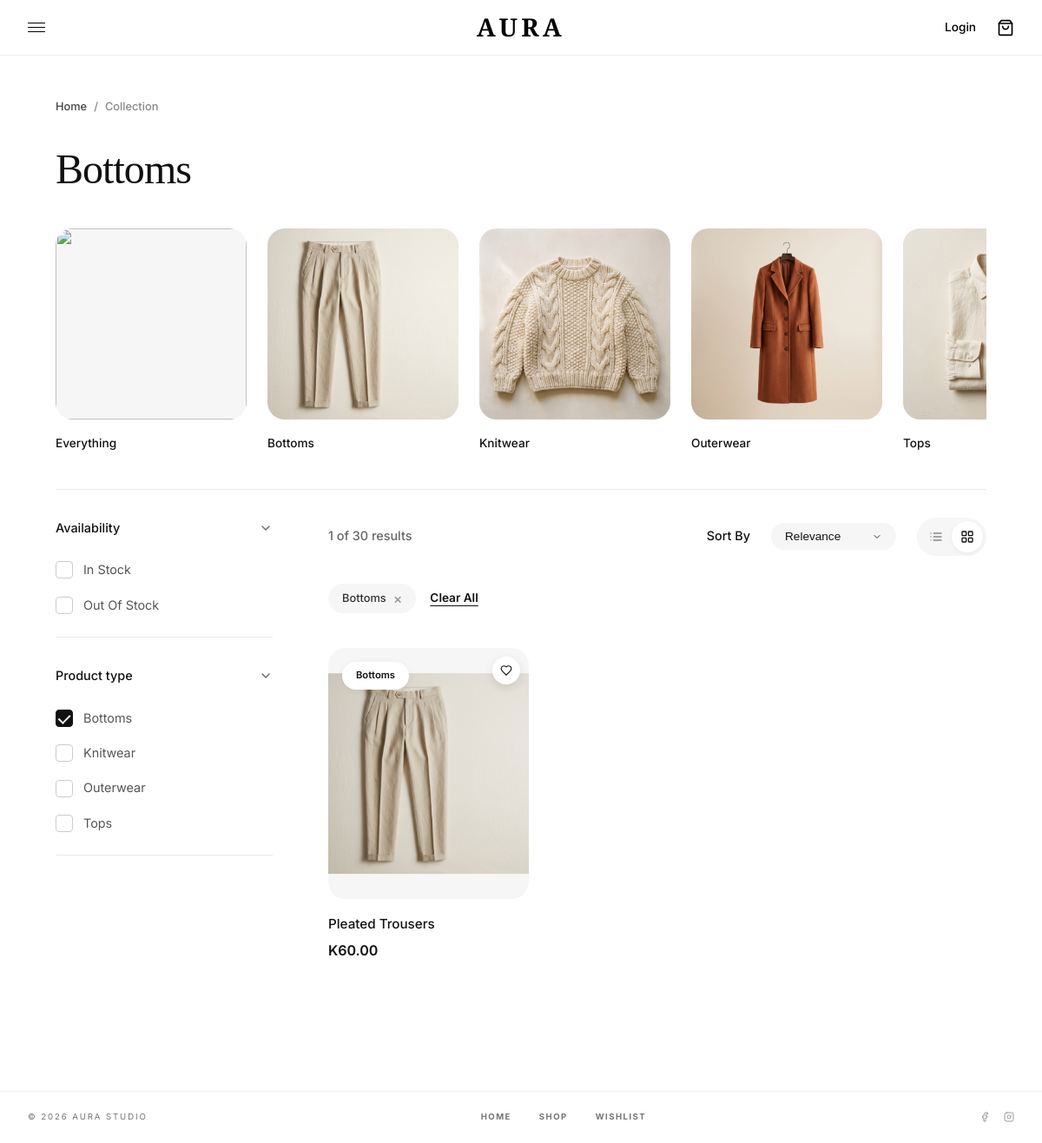
/shop.php?category=bottoms, run on the app's committed database.
### tables this page shows
CREATE TABLE `categories` (
    `id` INT AUTO_INCREMENT PRIMARY KEY,
    `name` VARCHAR(100) NOT NULL,
    `slug` VARCHAR(100) NOT NULL UNIQUE,
    `description` TEXT,
    `image` VARCHAR(255),
    `created_at` TIMESTAMP DEFAULT CURRENT_TIMESTAMP
);

CREATE TABLE `products` (
    `id` INT AUTO_INCREMENT PRIMARY KEY,
    `category_id` INT,
    `name` VARCHAR(255) NOT NULL,
    `slug` VARCHAR(255) NOT NULL UNIQUE,
    `description` TEXT,
    `price` DECIMAL(10, 2) NOT NULL,
    `stock` INT NOT NULL DEFAULT 0,
    `sizes` VARCHAR(255),  
    `image` VARCHAR(255),
    `is_featured` BOOLEAN DEFAULT FALSE,
    `created_at` TIMESTAMP DEFAULT CURRENT_TIMESTAMP,
    FOREIGN KEY (`category_id`) REFERENCES `categories`(`id`) ON DELETE SET NULL
);

### includes/auth.php (called while the page is built, shortened)
<?php
function isLoggedIn() {
    return isset($_SESSION['user_id']);
}

### includes/functions.php (called while the page is built, shortened)
<?php
function formatPrice($price) {
    return 'K' . number_format((float)$price, 2, '.', '');
}
function isInWishlist($productId) {
    if (!isLoggedIn()) return false;
    global $pdo;
    $stmt = $pdo->prepare("SELECT 1 FROM wishlist WHERE user_id = ? AND product_id = ?");
    $stmt->execute([getCurrentUserId(), $productId]);
    return (bool)$stmt->fetch();
}

### shop.php (the view, shortened to what this page needs)
<?php
require_once __DIR__ . '/includes/header.php';
$sort = $_GET['sort'] ?? 'newest';
$minPrice = isset($_GET['min_price']) && is_numeric($_GET['min_price']) ? (float)$_GET['min_price'] : null;
$maxPrice = isset($_GET['max_price']) && is_numeric($_GET['max_price']) ? (float)$_GET['max_price'] : null;
$inStockOnly = isset($_GET['in_stock']) && $_GET['in_stock'] === '1';
$whereClauses = [];
$params = [];
$categorySlugs = (isset($_GET['category']) && !empty($_GET['category'])) ? (is_array($_GET['category']) ? $_GET['category'] : [$_GET['category']]) : [];
$categoryName = "All Products";
if (!empty($categorySlugs)) {
    $placeholders = implode(',', array_fill(0, count($categorySlugs), '?'));
    $whereClauses[] = "category_id IN (SELECT id FROM categories WHERE slug IN ($placeholders))";
    foreach($categorySlugs as $slug) {
        $params[] = $slug;
    }
    if (count($categorySlugs) === 1) {
        $stmt = $pdo->prepare("SELECT name FROM categories WHERE slug = ?");
        $stmt->execute([$categorySlugs[0]]);
        $categoryName = $stmt->fetchColumn() ?: "Collection";
    } else {
        $categoryName = "Filtered Pieces";
    }
}
$whereSql = "";
if (!empty($whereClauses)) {
    $whereSql = "WHERE " . implode(" AND ", $whereClauses);
}
$orderBy = "ORDER BY created_at DESC";
$query = "SELECT p.*, c.name as category_name, c.slug as category_slug FROM products p LEFT JOIN categories c ON p.category_id = c.id $whereSql $orderBy";
$stmt = $pdo->prepare($query);
$stmt->execute($params);
$products = $stmt->fetchAll();
$stmtCat = $pdo->query("SELECT * FROM categories ORDER BY name ASC");
$allCategories = $stmtCat->fetchAll();
?>
<link rel="stylesheet" href="/assets/css/shop.css">
<div class="shop-container">
    <div class="shop-breadcrumb">
        <a href="/index.php">Home</a>
        <span class="separator">/</span>
        <span>Collection</span>
    </div>
    <h1 class="shop-title-m"><?= htmlspecialchars($categoryName) ?></h1>
    <div class="shop-categories-wrap">
        <a href="/shop.php" class="shop-category-card">
            <div class="shop-category-img-wrap img-fit-cover">
                <img src="/assets/images/placeholder.jpg">
            </div>
            <span class="shop-category-name">Everything</span>
        </a>
        <?php foreach($allCategories as $cat):
            $catImage = $cat['image'] ? '/uploads/' . $cat['image'] : '/assets/images/placeholder.jpg';
            if ($cat['slug'] === 'tops') $catImage = '/uploads/linen-shirt.jpg';
            if ($cat['slug'] === 'bottoms') $catImage = '/uploads/pleated-trousers.jpg';
            if ($cat['slug'] === 'outerwear') $catImage = '/uploads/wool-coat.jpg';
            if ($cat['slug'] === 'knitwear') $catImage = '/uploads/knit-sweater.jpg';
        ?>
            <a href="/shop.php?category=<?= $cat['slug'] ?>" class="shop-category-card">
                <div class="shop-category-img-wrap img-fit-cover">
                    <img src="<?= $catImage ?>">
                </div>
                <span class="shop-category-name"><?= htmlspecialchars($cat['name']) ?></span>
            </a>
        <?php endforeach; ?>
    </div>
    <div class="shop-layout">
        <aside class="shop-sidebar">
            <form action="/shop.php" method="GET" id="shop-filter-form">
                <div class="filter-group">
                    <div class="filter-header" onclick="this.nextElementSibling.classList.toggle('hidden')">
                        <span>Availability</span>
                        <svg class="filter-icon" xmlns="http://www.w3.org/2000/svg" viewBox="0 0 24 24" fill="none" stroke="currentColor" stroke-width="2" stroke-linecap="round" stroke-linejoin="round"><path d="m6 9 6 6 6-6"/></svg>
                    </div>
                    <div class="filter-options">
                        <label class="filter-checkbox-label">
                            <input type="checkbox" name="in_stock" value="1" <?= $inStockOnly ? 'checked' : '' ?> onchange="this.form.submit()">
                            <span>In Stock</span>
                        </label>
                        <label class="filter-checkbox-label">
                            <input type="checkbox">
                            <span>Out Of Stock</span>
                        </label>
                    </div>
                </div>
                <div class="filter-group">
                    <div class="filter-header" onclick="this.nextElementSibling.classList.toggle('hidden')">
                        <span>Product type</span>
                        <svg class="filter-icon" xmlns="http://www.w3.org/2000/svg" viewBox="0 0 24 24" fill="none" stroke="currentColor" stroke-width="2" stroke-linecap="round" stroke-linejoin="round"><path d="m6 9 6 6 6-6"/></svg>
                    </div>
                    <div class="filter-options">
                        <?php foreach($allCategories as $c): ?>
                            <label class="filter-checkbox-label">
                                <input type="checkbox" name="category[]" value="<?= htmlspecialchars($c['slug']) ?>" <?= in_array($c['slug'], $categorySlugs) ? 'checked' : '' ?> onchange="this.form.submit()">
                                <span><?= htmlspecialchars($c['name']) ?></span>
                            </label>
                        <?php endforeach; ?>
                    </div>
                </div>
            </form>
        </aside>
        <main class="shop-main">
            <div class="shop-controls">
                <span class="shop-results-count"><?= count($products) ?> of 30 results</span>
                <div class="shop-sort-wrap">
                    <span class="shop-sort-label">Sort By</span>
                    <select form="shop-filter-form" name="sort" onchange="this.form.submit()" class="shop-sort-select">
                        <option value="newest" <?= $sort === 'newest' ? 'selected' : '' ?>>Relevance</option>
                    </select>
                    <div class="shop-view-toggles">
                        <div class="view-toggle-btn">
                        </div>
                        <div class="view-toggle-btn active">
                        </div>
                    </div>
                </div>
            </div>
            <div class="active-filters">
                <?php foreach($categorySlugs as $slug):
                    $currName = "";
                    foreach($allCategories as $ac) if($ac['slug'] === $slug) $currName = $ac['name'];
                ?>
                    <div class="active-filter-chip"><?= htmlspecialchars($currName) ?> <span onclick="window.location='/shop.php?<?= http_build_query(array_diff_key($_GET, ['category' => ''])) . '&' . http_build_query(['category' => array_diff($categorySlugs, [$slug])]) ?>'">×</span></div>
                <?php endforeach; ?>
                <?php if(!empty($categorySlugs) || $inStockOnly || $minPrice || $maxPrice): ?>
                    <a href="/shop.php" class="clear-filters-btn">Clear All</a>
                <?php endif; ?>
            </div>
            <?php if(empty($products)): ?>
                <div class="empty-state">
                    <h3>No matching pieces</h3>
                    <p>Try broadening your selection to find what you're looking for.</p>
                    <a href="/shop.php" class="btn btn-primary" style="border-radius:99px; padding: 1rem 2rem;">Clear All Filters</a>
                </div>
            <?php else: ?>
                <div class="shop-product-grid">
                    <?php foreach($products as $product): ?>
                        <a href="/product.php?id=<?= $product['id'] ?>" class="shop-product-card">
                            <div class="shop-product-img-wrap">
                                <img src="<?= $product['image'] ? '/uploads/' . htmlspecialchars($product['image']) : '/assets/images/placeholder.jpg' ?>" alt="<?= htmlspecialchars($product['name']) ?>">
                                <div class="shop-product-badge"><?= htmlspecialchars($product['category_name']) ?></div>
                                <div class="wishlist-toggle-shop <?= isInWishlist($product['id']) ? 'active' : '' ?>"
                                     data-id="<?= $product['id'] ?>"
                                     style="position: absolute; top: 10px; right: 10px; z-index: 20; background: white; width: 32px; height: 32px; border-radius: 50%; display: flex; align-items: center; justify-content: center; box-shadow: 0 4px 12px rgba(0,0,0,0.1); cursor: pointer; transition: all 0.3s ease;">
                                    <svg xmlns="http://www.w3.org/2000/svg" width="14" height="14" viewBox="0 0 24 24" fill="<?= isInWishlist($product['id']) ? 'currentColor' : 'none' ?>" stroke="currentColor" stroke-width="2" stroke-linecap="round" stroke-linejoin="round" style="color: <?= isInWishlist($product['id']) ? '#ff4757' : '#1a1a1a' ?>;"><path d="M19 14c1.49-1.46 3-3.21 3-5.5A5.5 5.5 0 0 0 16.5 3c-1.76 0-3 .5-4.5 2-1.5-1.5-2.74-2-4.5-2A5.5 5.5 0 0 0 2 8.5c0 2.3 1.5 4.05 3 5.5l7 7Z"></path></svg>
                                </div>
                            </div>
                            <span class="shop-product-title"><?= htmlspecialchars($product['name']) ?></span>
                            <span class="shop-product-price"><?= formatPrice($product['price']) ?></span>
                        </a>
                    <?php endforeach; ?>
                </div>
            <?php endif; ?>
        </main>
    </div>
</div>
<?php require_once __DIR__ . '/includes/footer.php'; ?>

### assets/css/style.css (style rules this page uses)
:root { --color-cream: #ffffff; --color-beige: #f5f5f5; --color-sand: #eeeeee; --color-soft-brown: #757575; --color-terracotta: #1a1a1a; --color-accent: #c46d5e; --color-dark: #000000; --color-white: #ffffff; --font-main: 'Inter', system-ui, -apple-system, sans-serif; --font-serif: 'Playfair Display', serif; --shadow-soft: none; --shadow-hover: none; --radius-sm: 8px; --radius-md: 12px; --radius-lg: 20px; --radius-xl: 30px; --radius-full: 9999px; --transition: all 0.5s cubic-bezier(0.16, 1, 0.3, 1); --transition-fast: all 0.2s ease; }
* { margin: 0; padding: 0; box-sizing: border-box; }
html { font-size: 16px; scroll-behavior: smooth; }
body { font-family: var(--font-main); background-color: var(--color-cream); color: var(--color-dark); line-height: 1.7; display: flex; flex-direction: column; min-height: 100vh; -webkit-font-smoothing: antialiased; }
main { flex: 1; }
a { color: inherit; text-decoration: none; transition: var(--transition); }
img { max-width: 100%; height: auto; display: block; }
h1, h2, h3, h4, h5, h6 { font-weight: 600; line-height: 1.2; margin-bottom: 1.5rem; color: var(--color-dark); }
h1 { font-size: 3rem; letter-spacing: -0.02em; }
main { padding-bottom: 80px; }

### data on the page
categories: name "Bottoms", shows a picture, slug "☑"
categories: shows a picture, name "Knitwear"
categories: shows a picture, name "Outerwear"
categories: shows a picture, name "Tops"
products: image (picture), category.name "Bottoms", name "Pleated Trousers", price "K60.00"

### other printed values
count($products) "1"
